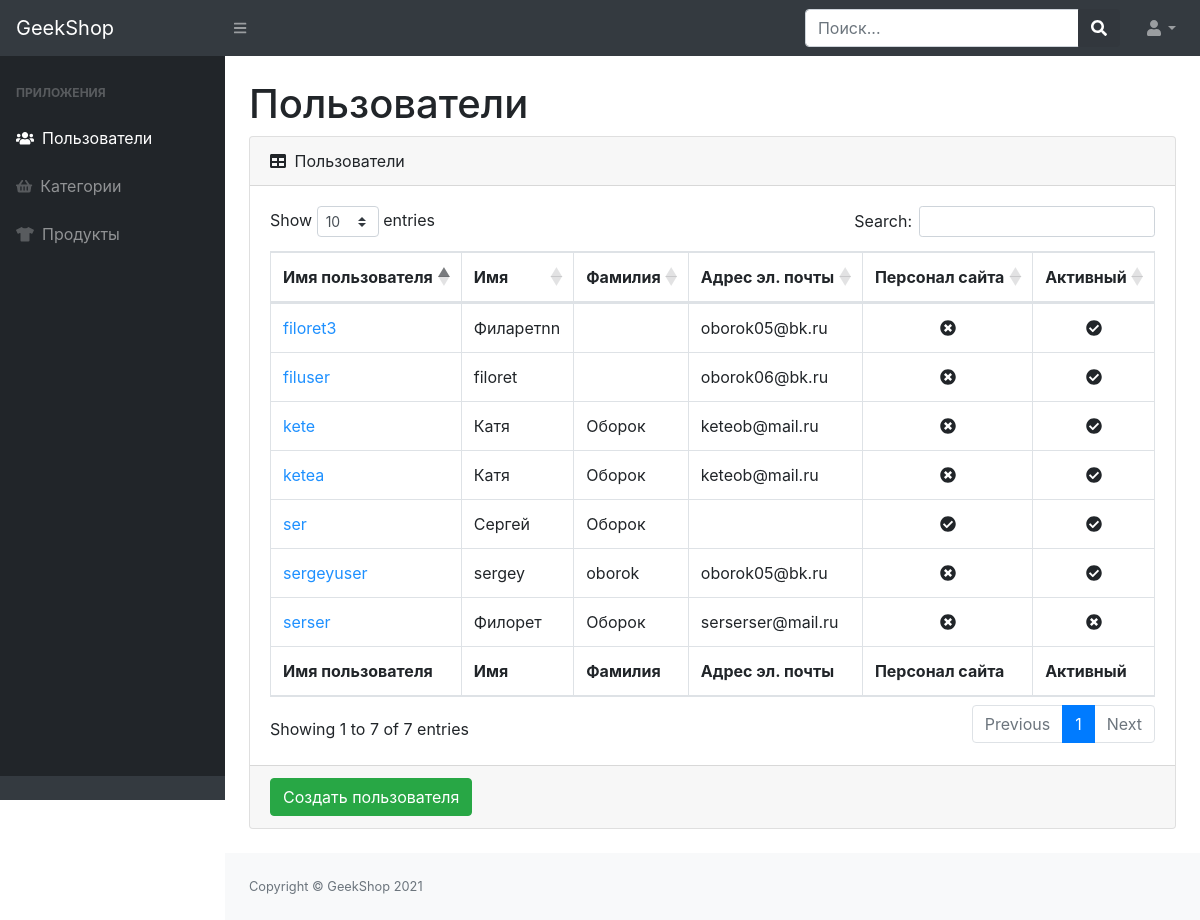
The page /adminapp/users/ (signed in) on the database as committed earlier.
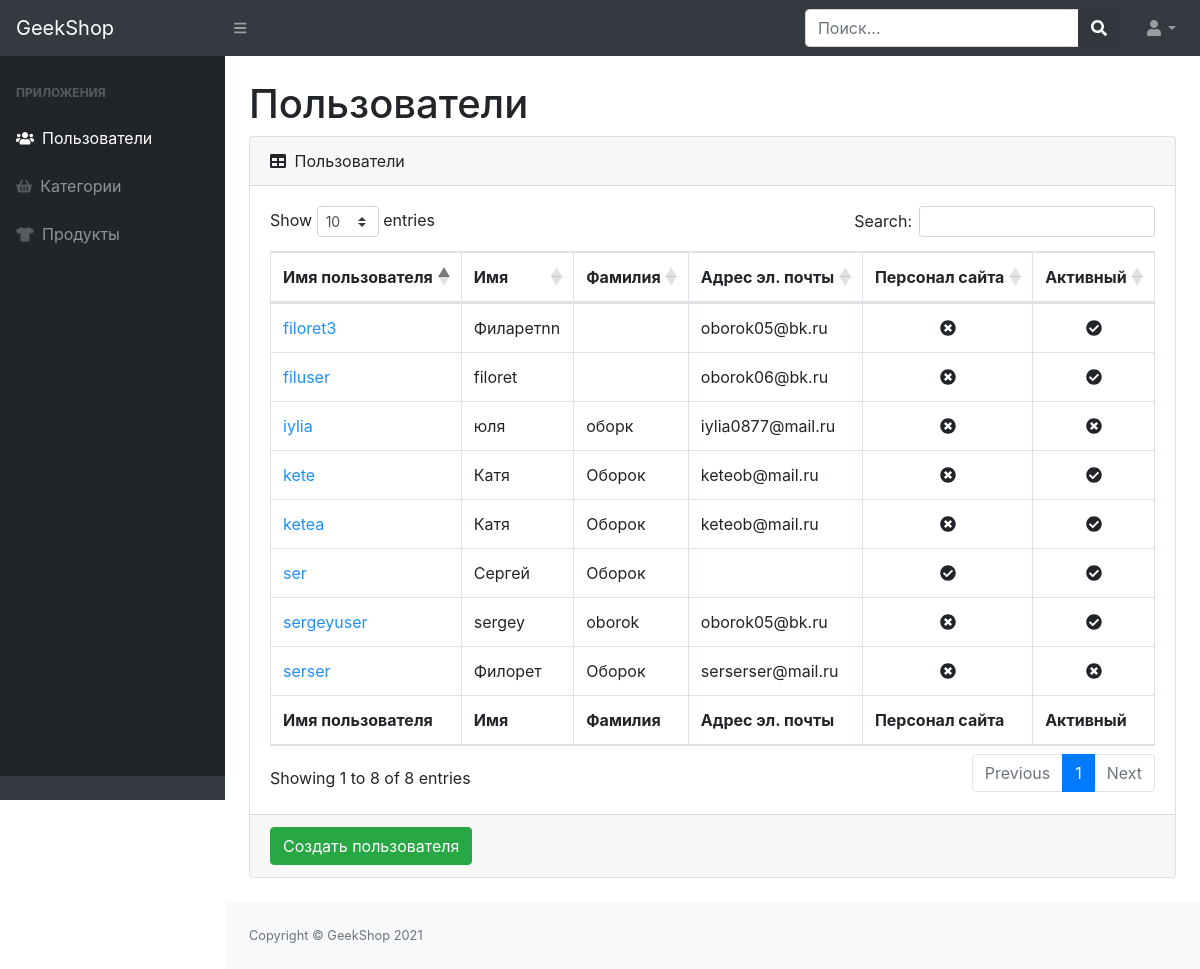
The same page on the database as committed later.
### authapp/models.py (models this page shows)
class User(AbstractUser):
    image = models.ImageField(upload_to="users_image", blank=True)
    age = models.PositiveIntegerField(default=18)

### adminapp/views.py (the view)
# urls.py: path("users/", UserListView.as_view(), name="admin_users"),
class UserListView(ListView, BaseClassContextMixin, CustomDispatchMixin):
    model = User
    template_name = "adminapp/admin-users-read.html"
    title = "Пользователи"
    context_object_name = "users"

### adminapp/mixin.py (called while the page is built)
    @method_decorator(user_passes_test(lambda u: u.is_superuser))
    def dispatch(self, request, *args, **kwargs):
        return super(CustomDispatchMixin, self).dispatch(request, *args, **kwargs)

    def get_context_data(self, **kwargs):
        context = super(BaseClassContextMixin, self).get_context_data(**kwargs)
        context["title"] = self.title
        return context

### adminapp/templates/adminapp/admin-users-read.html
{% extends "adminapp/base.html" %}
{% block content %}
  <div class="container-fluid">
    <h1 class="mt-4">Пользователи</h1>
    <div class="card mb-4">
      <div class="card-header">
        <i class="fas fa-table mr-1"></i>
        Пользователи
      </div>
      <div class="card-body">
        <div class="table-responsive">
          <table class="table table-bordered" id="dataTable" width="100%" cellspacing="0">
            <thead>
              <tr>
                <th>Имя пользователя</th>
                <th>Имя</th>
                <th>Фамилия</th>
                <th>Адрес эл. почты</th>
                <th>Персонал сайта</th>
                <th>Активный</th>
              </tr>
            </thead>
            <tfoot>
              <tr>
                <th>Имя пользователя</th>
                <th>Имя</th>
                <th>Фамилия</th>
                <th>Адрес эл. почты</th>
                <th>Персонал сайта</th>
                <th>Активный</th>
              </tr>
            </tfoot>
            <tbody>
            {% for user in users %}
              <tr>
                <td><a href="{% url 'adminapp:admin_user_update' pk=user.id %}" style="color: dodgerblue">{{ user.username }}</a></td>
                <td>{{ user.first_name }}</td>
                <td>{{ user.last_name }}</td>
                <td>{{ user.email }}</td>
                <td class="text-center">
                  {% if user.is_staff %}
                    <i class="fas fa-check-circle"></i>
                  {% else %}
                    <i class="fas fa-times-circle"></i>
                  {% endif %}
                </td>
                <td class="text-center">
                  {% if user.is_active %}
                    <i class="fas fa-check-circle"></i>
                  {% else %}
                    <i class="fas fa-times-circle"></i>
                  {% endif %}
                </td>
              </tr>
            {% endfor %}
            </tbody>
          </table>
        </div>
      </div>
      <div class="card-footer">
        <a href="{% url 'adminapp:admin_user_create' %}">
          <button class="btn btn-success">Создать пользователя</button>
        </a>
      </div>
    </div>
  </div>
{% endblock %}

Rows that differ between the two databases and show on the page:
added User: username "iylia", first_name "юля", last_name "оборк", email "iylia0877@mail.ru", is_staff False (drawn), is_active False (drawn)
Other text that changed with them:
text written by a page script: "Show entries Search: Showing 1 to 7 of 7 entries Previous 1 Next" → "Show entries Search: Showing 1 to 8 of 8 entries Previous 1 Next"
